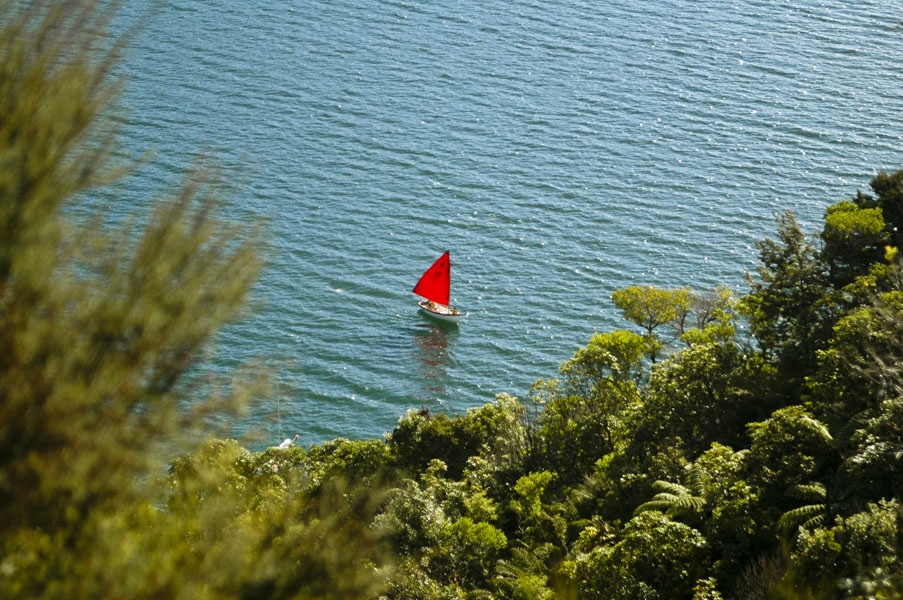
#> input picture New_Zealand_Boat.jpg, 903 x 600 px, found by its file name
$ jupyter execute --allow-errors 02_Basic_Image_Manipulations_Crop_Resize_Flip_and_Modify_Pixels.ipynb   (shell and % lines are left out)
#> lines starting #> are read from the running program, lines starting #| are printed output that depends on the picture
# Basic Image Manipulations

In this notebook we will cover how to perform image transformations including:

* Accessing and manipulating images pixels
* Image resizing
* Cropping
* Flipping

[cell 1]
import os
import cv2
import numpy as np
import matplotlib.pyplot as plt

from zipfile import ZipFile
from urllib.request import urlretrieve

from IPython.display import Image

##  <font style="color:black">Download Assets</font>

The `download_and_unzip(...)` is used to download and extract the notebook assests.

[cell 2]
def download_and_unzip(url, save_path):
#> called with save_path = 'Notebooks/opencv_bootcamp_assets_NB2.zip'
    print(f"Downloading and extracting assests....", end="")

    # Downloading zip file using urllib package.
    urlretrieve(url, save_path)
#> (this line was passed over: the network is not available in this run)

    try:
        # Extracting zip file using the zipfile package.
        with ZipFile(save_path) as z:
            # Extract ZIP file contents in the same directory.
            z.extractall(os.path.split(save_path)[0])

        print("Done")

    except Exception as e:
        print("\nInvalid file.", e)

[cell 3]
URL = r"https://www.dropbox.com/s/rys6f1vprily2bg/opencv_bootcamp_assets_NB2.zip?dl=1"

asset_zip_path = os.path.join(os.getcwd(), "opencv_bootcamp_assets_NB2.zip")

# Download if assest ZIP does not exists.
if not os.path.exists(asset_zip_path):
    download_and_unzip(URL, asset_zip_path)

### <font style="color:rgb(8,133,37)">Original checkerboard image</font>

[cell 4]
# Read image as gray scale.
cb_img = cv2.imread("checkerboard_18x18.png", 0)

# Set color map to gray scale for proper rendering.
plt.imshow(cb_img, cmap="gray")
#> (this line was passed over: IPython is not available in this run)
print(cb_img)
#| None

## Accessing Individual Pixels
Let us see how to access a pixel in the image.

For accessing any pixel in a numpy matrix, you have to use matrix notation such as matrix[r,c], where the r is the row number and c is the column number. Also note that the matrix is 0-indexed.

For example, if you want to access the first pixel, you need to specify matrix[0,0]. Let us see with some examples. We will print one black pixel from top-left and one white pixel from top-center.

#> (a cell that did not finish here is left out)

## <font style="color:black">Modifying Image Pixels</font>
We can modify the intensity values of pixels in the same manner as described above.

#> (a cell that did not finish here is left out)

# Cropping Images

Cropping an image is simply achieved by selecting a specific (pixel) region of the image.

[cell 7]
img_NZ_bgr = cv2.imread("New_Zealand_Boat.jpg", cv2.IMREAD_COLOR)
#> img_NZ_bgr is the input picture: shape (600, 903, 3); mean B, G, R 96.6, 115, 98
img_NZ_rgb = img_NZ_bgr[:, :, ::-1]

plt.imshow(img_NZ_rgb)
#> (this line was passed over: IPython is not available in this run)

### <font color="green">Crop out the middle region of the image</font>

[cell 8]
cropped_region = img_NZ_rgb[240:350, 370:500]
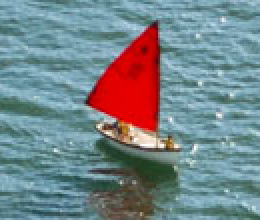
#> cropped_region: shape (110, 130, 3) (shown 2 times larger); mean R, G, B 117.5, 132.4, 137.4
plt.imshow(cropped_region)
#> (this line was passed over: IPython is not available in this run)

# Resizing Images

The function **`resize`** resizes the image `src` down to or up to the specified size. The size and type are derived from the `src`,`dsize`,`fx`, and `fy`.

### <font style="color:rgb(8,133,37)">Function Syntax </font>

``` python
dst = resize( src, dsize[, dst[, fx[, fy[, interpolation]]]] )
```

`dst`: output image; it has the size dsize (when it is non-zero) or the size computed from src.size(), fx, and fy; the type of dst is the same as of src.

The function has **2 required arguments**:

1. `src`:	input image

2. `dsize`: output image size

Optional arguments that are often used include:

1. `fx`: Scale factor along the horizontal axis; when it equals 0, it is computed as (𝚍𝚘𝚞𝚋𝚕𝚎)𝚍𝚜𝚒𝚣𝚎.𝚠𝚒𝚍𝚝𝚑/𝚜𝚛𝚌.𝚌𝚘𝚕𝚜

2. `fy`: Scale factor along the vertical axis; when it equals 0, it is computed as (𝚍𝚘𝚞𝚋𝚕𝚎)𝚍𝚜𝚒𝚣𝚎.𝚑𝚎𝚒𝚐𝚑𝚝/𝚜𝚛𝚌.𝚛𝚘𝚠𝚜

The output image has the size `dsize` (when it is non-zero) or the size computed from `src.size()`, `fx`, and `fy`; the type of dst is the same as of src.

### <font style="color:rgb(8,133,37)">OpenCV Documentation</font>

**`resize()`**: <a href="https://docs.opencv.org/4.5.0/da/d54/group__imgproc__transform.html#ga47a974309e9102f5f08231edc7e7529d" target="_blank">Documentation link</a>

### <font color="green"> Method 1: Specifying Scaling Factor using fx and fy

[cell 9]
resized_cropped_region_2x = cv2.resize(cropped_region, None, fx=2, fy=2)
plt.imshow(resized_cropped_region_2x)
#> (this line was passed over: IPython is not available in this run)

### <font color="green">Medthod 2: Specifying exact size of the output image</font>

[cell 10]
desired_width = 100
desired_height = 200
dim = (desired_width, desired_height)

# Resize background image to sae size as logo image
resized_cropped_region = cv2.resize(cropped_region, dsize=dim, interpolation=cv2.INTER_AREA)
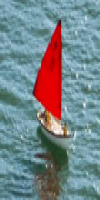
#> resized_cropped_region: shape (200, 100, 3); mean R, G, B 117.7, 132.3, 137.3
plt.imshow(resized_cropped_region)
#> (this line was passed over: IPython is not available in this run)

### <font color="green">Resize while maintaining aspect ratio</font>

[cell 11]
# Method 2: Using 'dsize'
desired_width = 100
aspect_ratio = desired_width / cropped_region.shape[1]
#> aspect_ratio = 0.769
desired_height = int(cropped_region.shape[0] * aspect_ratio)
#> desired_height = 84
dim = (desired_width, desired_height)
#> dim = (100, 84)

# Resize image
resized_cropped_region = cv2.resize(cropped_region, dsize=dim, interpolation=cv2.INTER_AREA)
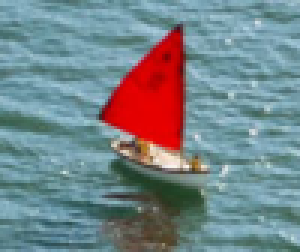
#> resized_cropped_region: shape (84, 100, 3) (shown 3 times larger); mean R, G, B 117.6, 132.4, 137.4
plt.imshow(resized_cropped_region)
#> (this line was passed over: IPython is not available in this run)

$ run again, with Apollo_11_Launch.jpg copied over New_Zealand_Boat.jpg
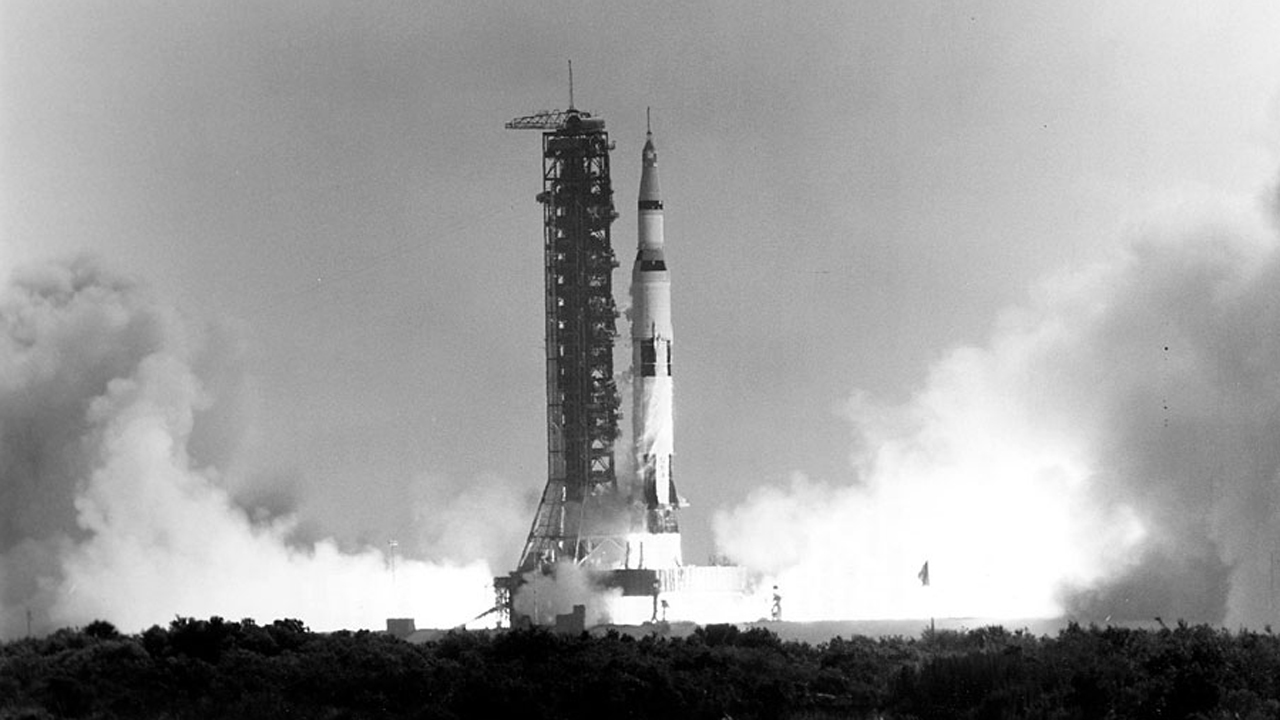
#> input picture Apollo_11_Launch.jpg, 1280 x 720 px, found by its file name
#| None
#> img_NZ_bgr is the input picture: shape (720, 1280, 3); min 0, max 255, mean 156.2
#> `cropped_region = img_NZ_rgb[240:350, 370:500]`:
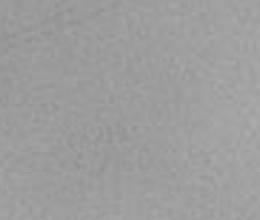
#> cropped_region: shape (110, 130, 3) (shown 2 times larger); min 144, max 171, mean 157.2
#> `resized_cropped_region = cv2.resize(cropped_region, dsize=dim, interpo..`:
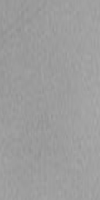
#> resized_cropped_region: shape (200, 100, 3); min 145, max 171, mean 157.2

$ run again, with New_Zealand_Coast.jpg copied over New_Zealand_Boat.jpg
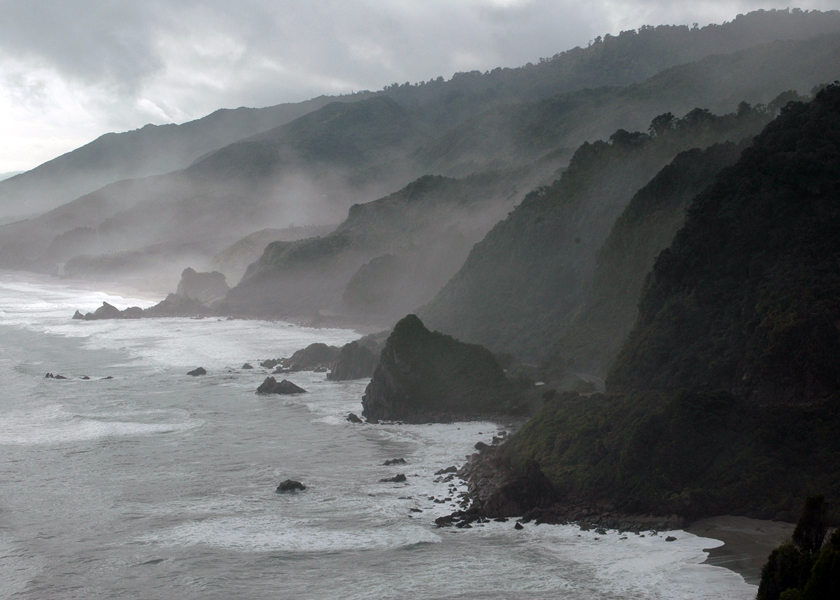
#> input picture New_Zealand_Coast.jpg, 840 x 600 px, found by its file name
#| None
#> img_NZ_bgr is the input picture: shape (600, 840, 3); mean B, G, R 115.2, 113.8, 110.9
#> `cropped_region = img_NZ_rgb[240:350, 370:500]`:
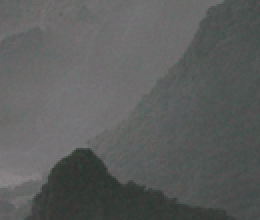
#> cropped_region: shape (110, 130, 3) (shown 2 times larger); mean R, G, B 91.7, 93.4, 92.6
#> `resized_cropped_region = cv2.resize(cropped_region, dsize=dim, interpo..`:
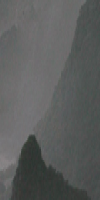
#> resized_cropped_region: shape (200, 100, 3); mean R, G, B 91.7, 93.4, 92.6

$ run again, with New_Zealand_Lake.jpg copied over New_Zealand_Boat.jpg
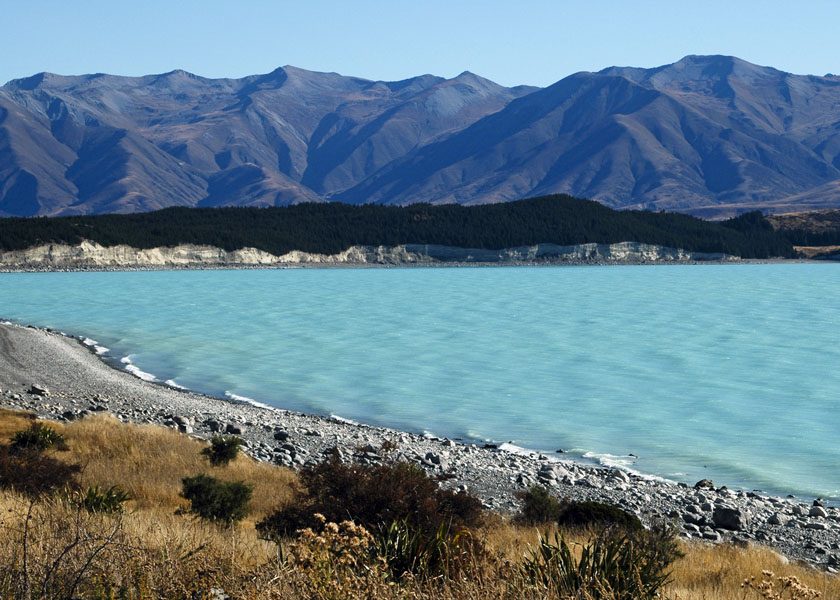
#> input picture New_Zealand_Lake.jpg, 840 x 600 px, found by its file name
#| None
#> img_NZ_bgr is the input picture: shape (600, 840, 3); mean B, G, R 140.2, 126.7, 100.9
#> `cropped_region = img_NZ_rgb[240:350, 370:500]`:
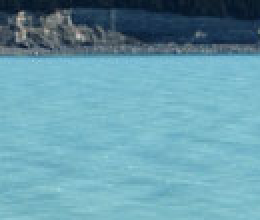
#> cropped_region: shape (110, 130, 3) (shown 2 times larger); mean R, G, B 104.5, 156.7, 172.2
#> `resized_cropped_region = cv2.resize(cropped_region, dsize=dim, interpo..`:
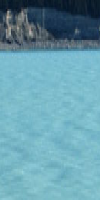
#> resized_cropped_region: shape (200, 100, 3); mean R, G, B 104.5, 156.7, 172.2
